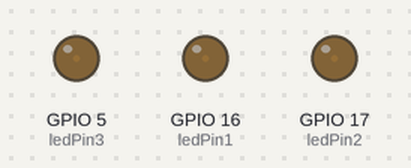
This sketch was run on a simulated ESP32. Shown: output pins drawn as LEDs (lit = HIGH).

Above: at 0.05 s.
At 2.15 s:
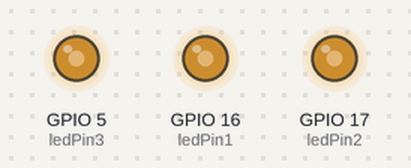
At 3.45 s:
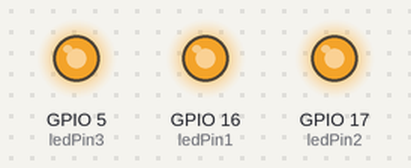
At 6.9 s:
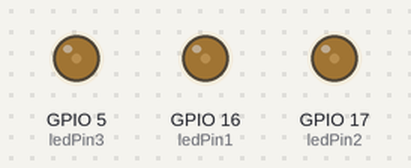
Timing chart, 0 to 10.0 s (numbered marks = the images above):
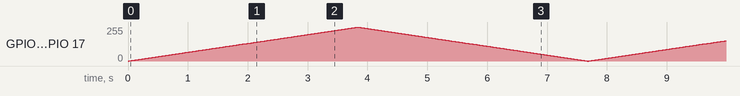

The sketch:

sketch_unit3_2.ino
```cpp
const int ledPin1 = 16;
const int ledPin2 = 17;
const int ledPin3 = 5;

const int freq = 5000;
const int ledChannel = 0;
const int resolution = 8;

void setup() {
  ledcSetup(ledChannel, freq, resolution);

  ledcAttachPin(ledPin1, ledChannel);
  ledcAttachPin(ledPin2, ledChannel);
  ledcAttachPin(ledPin3, ledChannel);
}

void loop() {
  for (int dutyCycle = 0; dutyCycle <= 255; dutyCycle++) {
    ledcWrite(ledChannel, dutyCycle);
    delay(15);
  }

  for (int dutyCycle = 255; dutyCycle >= 0; dutyCycle--) {
    ledcWrite(ledChannel, dutyCycle);
    delay(15);
  }
}
```
